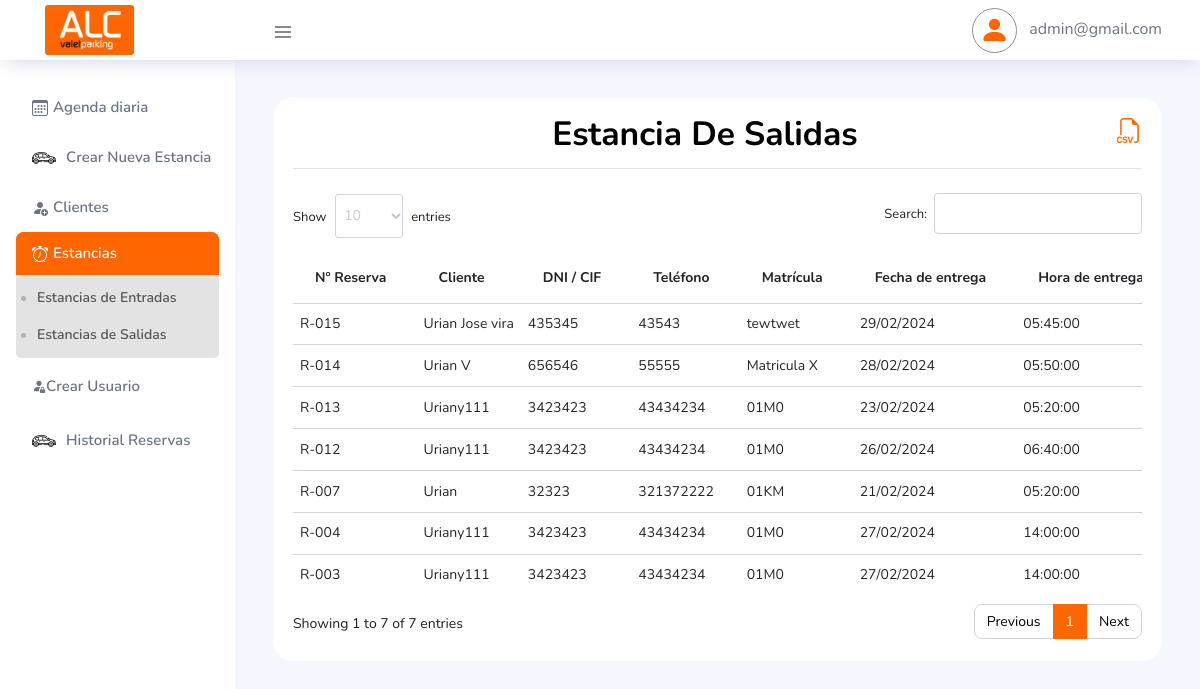
The app's page /dashboard/EstanciasSalidas.php?AceptarReserva=1 (signed in) with its own data.
### tables this page shows
CREATE TABLE `tbl_clientes` (
  `IdUser` int(10) NOT NULL,
  `emailUser` varchar(50) DEFAULT NULL,
  `passwordUser` varchar(250) DEFAULT NULL,
  `nombre_completo` varchar(250) DEFAULT NULL,
  `din` char(50) DEFAULT NULL,
  `direccion_completa` mediumtext DEFAULT NULL,
  `tlf` varchar(20) DEFAULT NULL,
  `conocido_por` varchar(60) DEFAULT NULL,
  `observaciones` mediumtext DEFAULT NULL,
  `terminos` int(11) DEFAULT 1,
  `rol` int(11) DEFAULT 0,
  `sesionDesde` varchar(30) DEFAULT NULL,
  `sesionHasta` varchar(30) DEFAULT NULL,
  `createUser` varchar(30) DEFAULT NULL
);

CREATE TABLE `tbl_reservas` (
  `id` int(11) UNSIGNED NOT NULL,
  `id_cliente` int(11) DEFAULT NULL,
  `id_coche_cliente` int(11) DEFAULT NULL,
  `fecha_entrega` date NOT NULL,
  `hora_entrega` time NOT NULL,
  `fecha_recogida` varchar(50) DEFAULT '',
  `hora_recogida` varchar(50) DEFAULT '',
  `tipo_plaza` varchar(100) NOT NULL DEFAULT '',
  `terminal_entrega` varchar(100) NOT NULL DEFAULT '',
  `terminal_recogida` varchar(100) NOT NULL DEFAULT '',
  `servicio_adicional` varchar(10) DEFAULT NULL,
  `total_dias_reserva` varchar(50) DEFAULT NULL,
  `total_pago_reserva` decimal(8,2) DEFAULT NULL,
  `total_pago_final` decimal(8,2) DEFAULT NULL,
  `descuento` bigint(11) DEFAULT 0,
  `formato_pago` varchar(250) DEFAULT NULL,
  `numero_vuelo_de_vuelta` varchar(50) DEFAULT NULL,
  `observacion_cliente` mediumtext DEFAULT NULL,
  `fecha_pago_factura` date DEFAULT NULL,
  `servicios_extras1` mediumtext DEFAULT NULL,
  `total_gasto_extras1` decimal(8,2) DEFAULT NULL,
  `servicios_extras2` mediumtext DEFAULT NULL,
  `total_gasto_extras2` decimal(8,2) DEFAULT NULL,
  `servicios_extras3` mediumtext DEFAULT NULL,
  `total_gasto_extras3` decimal(8,2) DEFAULT NULL,
  `estado_reserva` int(11) DEFAULT 0,
  `date_registro` timestamp NULL DEFAULT current_timestamp() ON UPDATE current_timestamp()
);

CREATE TABLE `tbl_vehiculos` (
  `id` int(11) UNSIGNED NOT NULL,
  `id_cliente` int(11) DEFAULT NULL,
  `marca_car` varchar(100) DEFAULT NULL,
  `modelo_car` varchar(100) DEFAULT NULL,
  `color_car` varchar(50) DEFAULT NULL,
  `matricula_car` varchar(50) DEFAULT NULL
);

### dashboard/funciones.php (called while the page is built, shortened)
<?php
   function getEstanciaSalidas($con)
   {
       $sqlReservasAdmin = ("SELECT
				    c.*,
                       r.*,
                       r.id AS id_reserva,
                       v.*
                  FROM tbl_clientes AS c
               	  INNER JOIN tbl_reservas AS r ON c.idUser=r.id_cliente
                  INNER JOIN tbl_vehiculos AS v
                  ON r.id_cliente = v.id_cliente
                  WHERE  r.estado_reserva != 0
                  GROUP BY r.id
                  ORDER BY r.date_registro ASC");
       $queryReserva = mysqli_query($con, $sqlReservasAdmin);
       return $queryReserva;
   }
   ?>

### dashboard/EstanciasSalidas.php (the view, shortened to what this page needs)
<?php
if (isset($_SESSION['emailUser']) != "" && $_SESSION['rol'] == 1 || $_SESSION['rol'] == 2) {
?>
    <!DOCTYPE html>
    <html lang="es">
    <head>
    </head>
    <body>
        <div class="container-scroller">
            <?php include 'bases/navbar.php'; ?>
            <div class="container-fluid page-body-wrapper">
                <?php
                include 'bases/nav.php';
                include 'funciones.php';
                $mis_reservas = getEstanciaSalidas($con);
                ?>
                <div class="main-panel">
                    <div class="content-wrapper">
                        <div class="row justify-content-md-center">
                            <div class="col-lg-12 grid-margin stretch-card">
                                <div class="card">
                                    <div class="card-body">
                                        <h2 class="card-title text-center mb-4" style="font-size: 30px;">Estancia de Salidas
                                            <a title="Todas las Reservas Pendientes" href="../acciones/exportDataReservas.php?expo=2" download="Data_clientes.xls" style="float: right;font-size: 25px;">
                                                <i class="bi bi-filetype-csv"></i>
                                            </a>
                                            <hr>
                                        </h2>
                                        <div class="table-responsive">
                                            <table id="tablaReservasPendientes" class="table table-hover">
                                                <thead>
                                                    <tr>
                                                        <th>Nº Reserva</th>
                                                        <th>Cliente</th>
                                                        <th>DNI / CIF</th>
                                                        <th>Teléfono</th>
                                                        <th>Matrícula</th>
                                                        <th>Fecha de entrega</th>
                                                        <th>Hora de entrega</th>
                                                    </tr>
                                                </thead>
                                                <tbody>
                                                    <?php
                                                    while ($reserva = mysqli_fetch_array($mis_reservas)) {
                                                        $reserva_id = $reserva["id_reserva"]; ?>
                                                        <tr id="<?php echo $reserva_id; ?>" class="reserva_<?php echo $reserva_id; ?>">
                                                            <td class="custom_td">
                                                                <?php
                                                                if ($reserva_id < 10) {
                                                                    echo 'R-00' . $reserva_id;
                                                                } elseif ($reserva_id < 100) {
                                                                    echo 'R-0' . $reserva_id;
                                                                } else {
                                                                    echo 'R-' . $reserva_id;
                                                                } ?>
                                                            </td>
                                                            <td class="custom_td"><?php echo $reserva["nombre_completo"]; ?></td>
                                                            <td class="custom_td"><?php echo $reserva["din"]; ?></td>
                                                            <td class="custom_td"><?php echo $reserva["tlf"]; ?></td>
                                                            <td class="custom_td"><?php echo $reserva["matricula_car"]; ?></td>
                                                            <td class="custom_td"><?php echo date("d/m/Y", strtotime($reserva["fecha_entrega"])); ?></td>
                                                            <td class="custom_td"><?php echo $reserva["hora_entrega"]; ?></td>
                                                        </tr>
                                                    <?php } ?>
                                                </tbody>
                                            </table>
                                        </div>
                                    </div>
                                </div>
                            </div>
                        </div>
                    </div>
                </div>
            </div>
        </div>
    </body>
    </html>
<?php
} else { ?>
    <script type="text/javascript">
        location.href = "../acciones/login/exit.php";
    </script>
<?php }  ?>

### assets/custom/css/custom_css.css (style rules this page uses)
.bi-filetype-csv { color: #f60 !important; }
.custom_td { padding: 7px !important; }
.card .card-title { font-size: 2.1rem !important; }

### records on screen
tbl_clientes: tbl_reservas.id "12", nombre_completo "Uriany111", din "3423423", tlf "43434234", tbl_vehiculos.matricula_car "01M0", tbl_reservas.fecha_entrega "26/02/2024", tbl_reservas.hora_entrega "06:40:00", tbl_reservas.id "13", tbl_reservas.fecha_entrega "23/02/2024", tbl_reservas.hora_entrega "05:20:00", tbl_reservas.id "3", tbl_reservas.fecha_entrega "27/02/2024", tbl_reservas.hora_entrega "14:00:00", tbl_reservas.id "4"
tbl_clientes: tbl_reservas.id "14", nombre_completo "Urian V", din "656546", tlf "55555", tbl_vehiculos.matricula_car "Matricula X", tbl_reservas.fecha_entrega "28/02/2024", tbl_reservas.hora_entrega "05:50:00"
tbl_clientes: tbl_reservas.id "15", nombre_completo "Urian Jose vira", din "435345", tlf "43543", tbl_vehiculos.matricula_car "tewtwet", tbl_reservas.fecha_entrega "29/02/2024", tbl_reservas.hora_entrega "05:45:00"
tbl_clientes: tbl_reservas.id "7", nombre_completo "Urian", din "32323", tlf "321372222", tbl_vehiculos.matricula_car "01KM", tbl_reservas.fecha_entrega "21/02/2024", tbl_reservas.hora_entrega "05:20:00"

### other values on screen
$email "admin@gmail.com"
